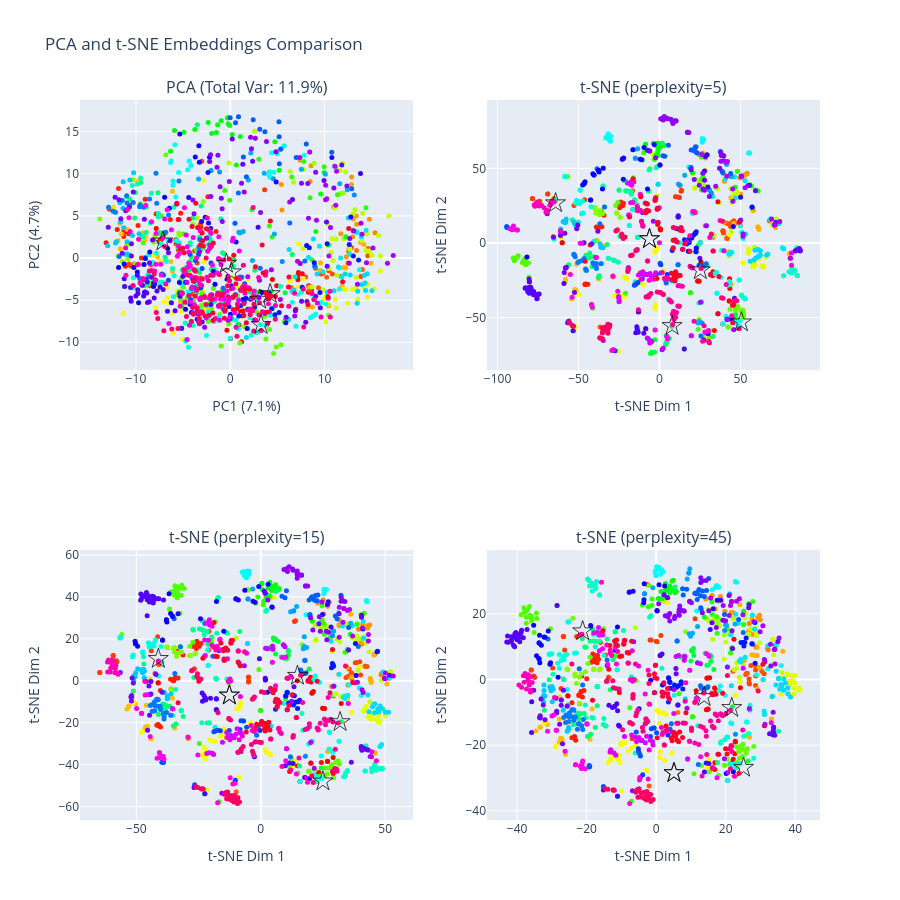

The code cell stored with this chart in its notebook:
### Code cell
import numpy as np
import pandas as pd
import plotly.graph_objects as go
from plotly.subplots import make_subplots
from sklearn.decomposition import PCA
from sklearn.preprocessing import StandardScaler
from sklearn.manifold import TSNE
import matplotlib.pyplot as plt
from matplotlib.colors import rgb2hex

# Parameters
PERPLEXITIES = [5, 15, 45]
PCA_COMPONENTS = 2
EXCLUDE_AUTHOR = "William Dennis"
PLOT_WIDTH = 900
PLOT_HEIGHT = 900

# Prepare data
X = np.stack(embed_df["Embedding"].values)
X_scaled = StandardScaler().fit_transform(X)

# Calibration data (exclude specific author)
mask = embed_df["Author"] != EXCLUDE_AUTHOR
X_calib = X_scaled[mask]

# PCA
pca = PCA(n_components=PCA_COMPONENTS)
pca.fit(X_calib)
pca_features_all = pca.transform(X_scaled)

explained_var = pca.explained_variance_ratio_ * 100
pc1_var, pc2_var = explained_var[:2]

pca_df = pd.DataFrame(pca_features_all[:, :2], columns=["PC1", "PC2"])
pca_df["Author"] = embed_df["Author"]
pca_df["Paper"] = embed_df["Paper"]

# t-SNE
tsne_dfs = []
for perplexity in PERPLEXITIES:
    tsne = TSNE(
        n_components=2,
        random_state=42,
        init="pca",
        learning_rate="auto",
        perplexity=perplexity,
    )
    tsne_features = tsne.fit_transform(X_scaled)

    df = pd.DataFrame(tsne_features, columns=["TSNE1", "TSNE2"])
    df["Author"] = embed_df["Author"]
    df["Paper"] = embed_df["Paper"]
    tsne_dfs.append(df)

# Generate colors for authors
authors_sorted = sorted(set(embed_df["Author"]))
num_colors = len(authors_sorted)
hsv_colors = [rgb2hex(plt.cm.hsv(i / num_colors)[:3]) for i in range(num_colors)]

# Create subplot titles
subplot_titles = [f"PCA (Total Var: {explained_var.sum():.1f}%)"]
subplot_titles += [f"t-SNE (perplexity={p})" for p in PERPLEXITIES]

# Create subplots
fig = make_subplots(rows=2, cols=2, subplot_titles=subplot_titles)


def add_scatter_traces(df, row, col, x_col, y_col):
    """Add scatter plot traces for each author to the specified subplot."""
    for author, color in zip(authors_sorted, hsv_colors):
        df_sub = df[df["Author"] == author]

        # Configure marker style
        if author == EXCLUDE_AUTHOR:
            marker = dict(
                color="rgba(0,0,0,0)",
                line=dict(color="black", width=0.75),
                symbol="star",
                size=15,
            )
        else:
            marker = dict(color=color, symbol="circle", size=5)

        fig.add_trace(
            go.Scatter(
                x=df_sub[x_col],
                y=df_sub[y_col],
                mode="markers",
                marker=marker,
                name=author,
                showlegend=False,
                hovertemplate=(
                    "<b>Author:</b> %{customdata[0]}<br>"
                    "<b>Paper:</b> %{customdata[1]}<br>"
                    f"<b>{x_col}:</b> %{{x:.3f}}<br>"
                    f"<b>{y_col}:</b> %{{y:.3f}}<extra></extra>"
                ),
                customdata=df_sub[["Author", "Paper"]].values,
            ),
            row=row,
            col=col,
        )


# Add PCA plot
add_scatter_traces(pca_df, 1, 1, "PC1", "PC2")

# Add t-SNE plots
positions = [(1, 2), (2, 1), (2, 2)]
for df, (row, col) in zip(tsne_dfs, positions):
    add_scatter_traces(df, row, col, "TSNE1", "TSNE2")

# Update axes labels
fig.update_xaxes(title_text=f"PC1 ({pc1_var:.1f}%)", row=1, col=1)
fig.update_yaxes(title_text=f"PC2 ({pc2_var:.1f}%)", row=1, col=1)

for row, col in positions[: len(PERPLEXITIES)]:
    fig.update_xaxes(title_text="t-SNE Dim 1", row=row, col=col)
    fig.update_yaxes(title_text="t-SNE Dim 2", row=row, col=col)

# Update layout
fig.update_layout(
    width=PLOT_WIDTH,
    height=PLOT_HEIGHT,
    showlegend=False,
    title_text="PCA and t-SNE Embeddings Comparison",
)

fig.show()
